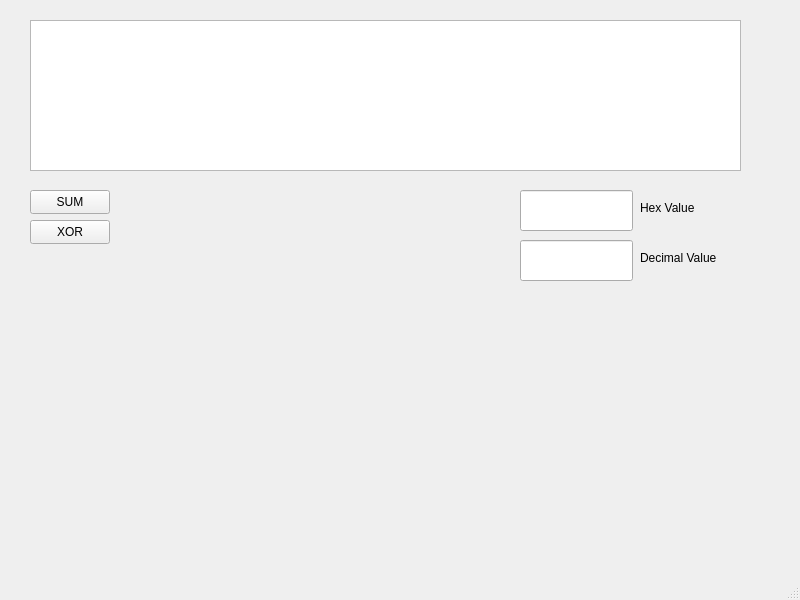
<?xml version="1.0" encoding="UTF-8"?>
<ui version="4.0">
 <class>MainWindow</class>
 <widget class="QMainWindow" name="MainWindow">
  <property name="geometry">
   <rect>
    <x>0</x>
    <y>0</y>
    <width>800</width>
    <height>600</height>
   </rect>
  </property>
  <property name="windowTitle">
   <string>NHSCalc</string>
  </property>
  <widget class="QWidget" name="centralwidget">
   <widget class="QPushButton" name="CalcSumBtn">
    <property name="geometry">
     <rect>
      <x>30</x>
      <y>190</y>
      <width>80</width>
      <height>24</height>
     </rect>
    </property>
    <property name="text">
     <string>SUM</string>
    </property>
   </widget>
   <widget class="QLineEdit" name="ShowHexResultBox">
    <property name="geometry">
     <rect>
      <x>520</x>
      <y>190</y>
      <width>113</width>
      <height>41</height>
     </rect>
    </property>
   </widget>
   <widget class="QLabel" name="label">
    <property name="geometry">
     <rect>
      <x>640</x>
      <y>200</y>
      <width>61</width>
      <height>16</height>
     </rect>
    </property>
    <property name="text">
     <string>Hex Value</string>
    </property>
   </widget>
   <widget class="QLineEdit" name="ShowDecimalResultBox">
    <property name="geometry">
     <rect>
      <x>520</x>
      <y>240</y>
      <width>113</width>
      <height>41</height>
     </rect>
    </property>
    <property name="text">
     <string/>
    </property>
   </widget>
   <widget class="QLabel" name="label_2">
    <property name="geometry">
     <rect>
      <x>640</x>
      <y>250</y>
      <width>101</width>
      <height>16</height>
     </rect>
    </property>
    <property name="text">
     <string>Decimal Value</string>
    </property>
   </widget>
   <widget class="QTextEdit" name="HexInputBox">
    <property name="geometry">
     <rect>
      <x>30</x>
      <y>20</y>
      <width>711</width>
      <height>151</height>
     </rect>
    </property>
   </widget>
   <widget class="QLabel" name="InputTextLengthLabel">
    <property name="geometry">
     <rect>
      <x>260</x>
      <y>190</y>
      <width>231</width>
      <height>20</height>
     </rect>
    </property>
    <property name="text">
     <string/>
    </property>
   </widget>
   <widget class="QPushButton" name="CalcXorBtn">
    <property name="geometry">
     <rect>
      <x>30</x>
      <y>220</y>
      <width>80</width>
      <height>24</height>
     </rect>
    </property>
    <property name="text">
     <string>XOR</string>
    </property>
   </widget>
  </widget>
  <widget class="QMenuBar" name="menubar">
   <property name="geometry">
    <rect>
     <x>0</x>
     <y>0</y>
     <width>800</width>
     <height>21</height>
    </rect>
   </property>
  </widget>
  <widget class="QStatusBar" name="statusbar"/>
 </widget>
 <resources/>
 <connections/>
</ui>
